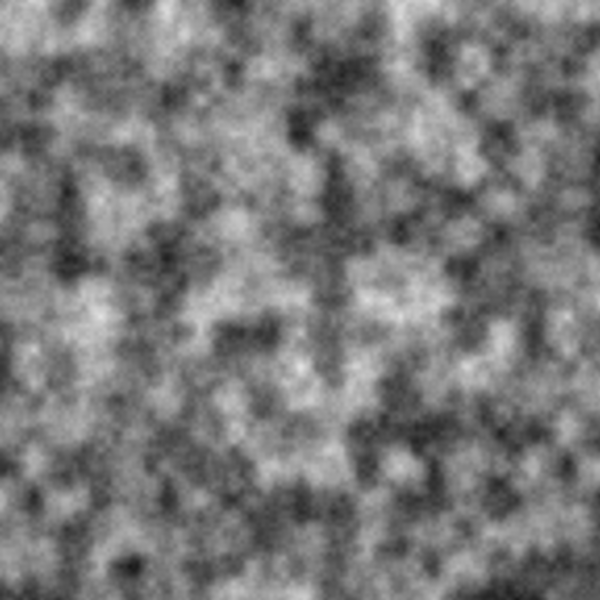
Frame 1 (no input)
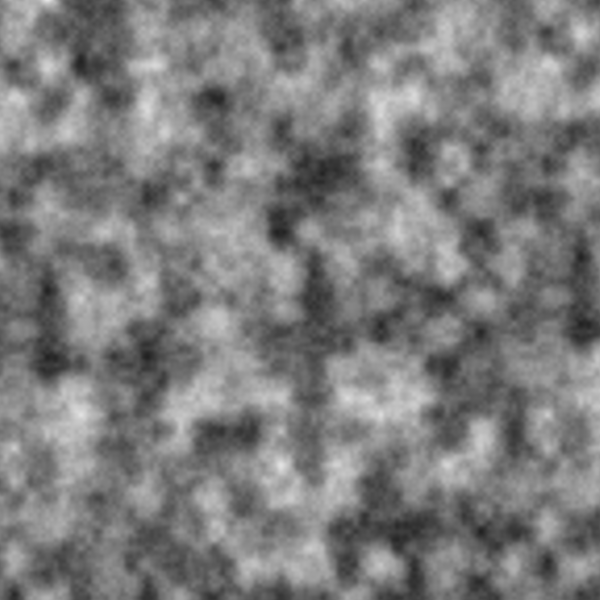
Frame 60 (the mouse pressed at the canvas centre just before this capture)
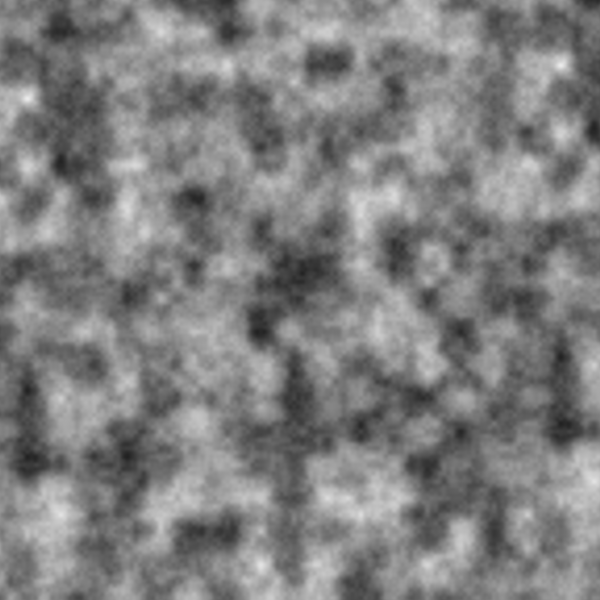
Frame 120 (the mouse held since frame 60 and released just before this capture)

The Processing sketch that drew these frames (run headless with seeded random() and noise(); from frame 60 on, the mouse is pressed at the canvas centre):

// Processing sketch: NOISE_2D_MOVING_TEXTURE
// ── NOISE_2D_MOVING_TEXTURE.pde
float incx = 0;
float incy = 1000;

void setup() {
  size(600, 600);
}

void draw() {
  loadPixels();
  float xoff = incx;
  for (int x = 0; x<width; x++) {
    float yoff = incy;
    for (int y = 0; y<height; y++) {
      float bright = map(noise(xoff, yoff), 0, 1, 0, 255);
      pixels[x+y*width] = color(bright);
      yoff += 0.03;
    }
    xoff += 0.03;
  }
  updatePixels();
  incx += 0.01;
  incy -= 0.05;
}
